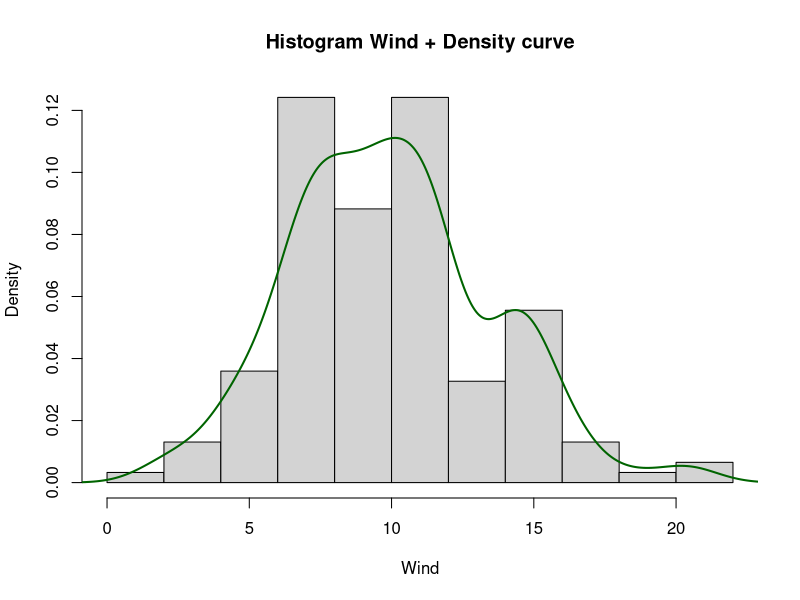
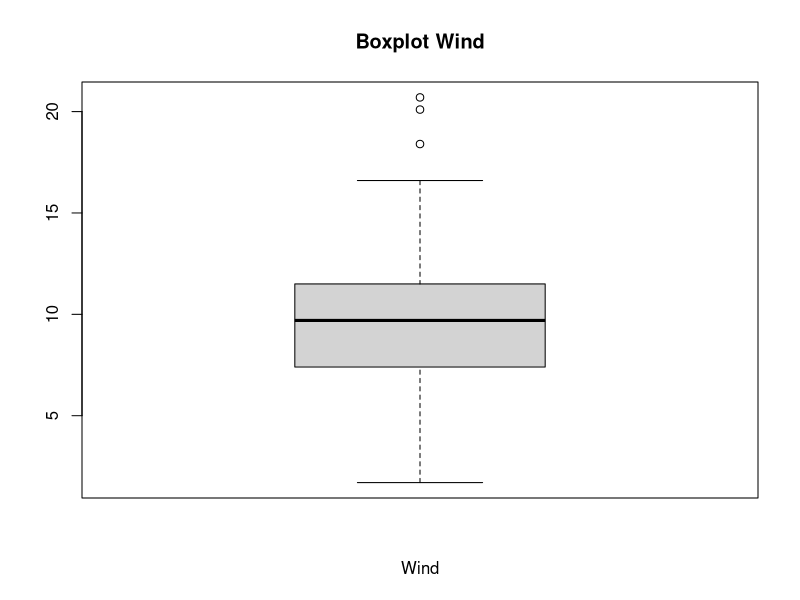
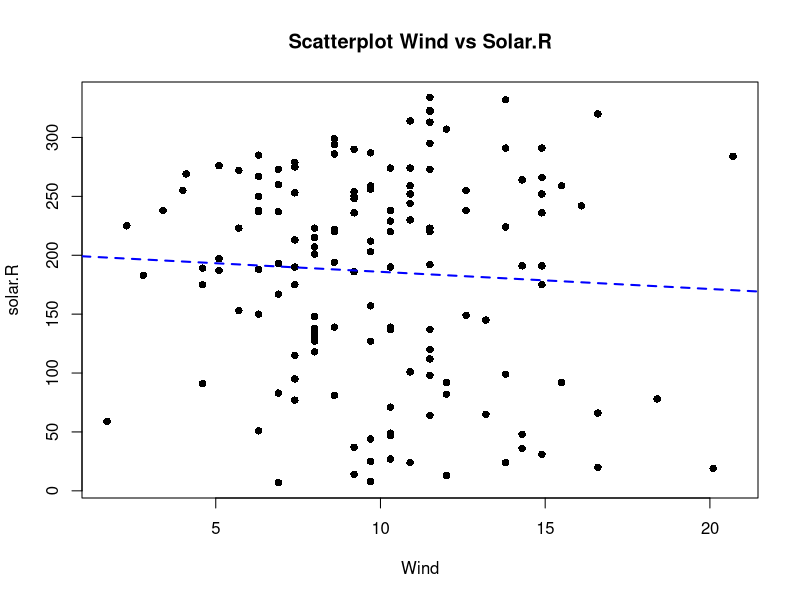

These figures' R source, in order:
#Nama: Putri Kalycia Nurjihan
#NIM: 3338250051
#Kelas 3B
#Tugas Pertemuan 3 Komputasi Statistika

#1.Buka data airquality
data(airquality)
#panggil
airquality

#Melihat struktur data
str(airquality)


#2. Buat histogram untuk variabel Wind, sertakan pula density nya 
#buat Histogram
hist(airquality$Wind,
     breaks = 10,
     probability = TRUE,
     xlab = "Wind",
     main = "Histogram Wind + Density curve")

#buat density
dens <- density(airquality$Wind)

#tambah density curve
lines(dens, col = "darkgreen", lwd = 2)


#3. Buat Boxplot dan Steam and leaf
#a. Boxplot
boxplot(airquality$Wind,
        horiz = TRUE,
        xlab = "Wind",
        main = "Boxplot Wind")

#b. Steam and Leaf
stem(airquality$Wind)


#4. Buat Scatter Plot
#Scatterplot Wind terhadap Solar.R
plot(Solar.R ~ Wind,
     data = airquality,
     pch = 16,
     main = "Scatterplot Wind vs Solar.R",
     xlab = "Wind",
     ylab = "solar.R")

# Menambahkan garis regresi
abline(lm(Solar.R ~ Wind, data = airquality),
       col = "blue",
       lty = 2,
       lwd = 2)
